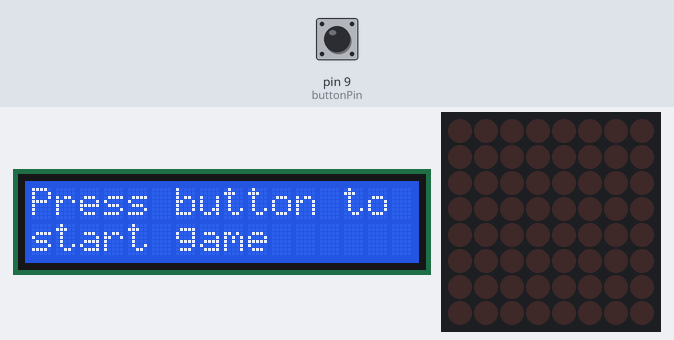
Bench run of a sketch on a simulated Arduino Uno, built with avr-gcc and run on an emulated ATmega328P. On the bench: 16×2 character LCD, 8×8 LED matrix. Inputs (shaded band) come from the test bench; at power-on: pin 9 (buttonPin) LOW.

Above: at 1.2 s.
1.3 s: pin 9 (buttonPin) pulled HIGH for 0.15 s
At 2.1 s:
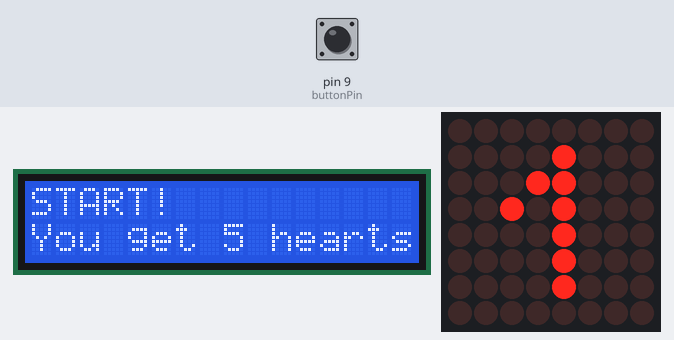
3.9 s: pin 9 (buttonPin) pulled HIGH for 1 s
At 4.53 s:
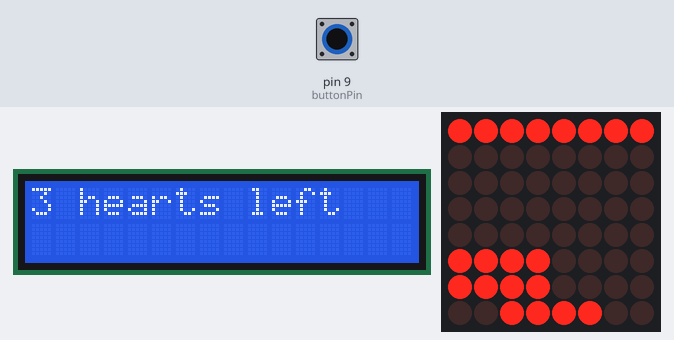
6.4 s: pin 9 (buttonPin) pulled HIGH for 3.2 s
At 8.1 s:
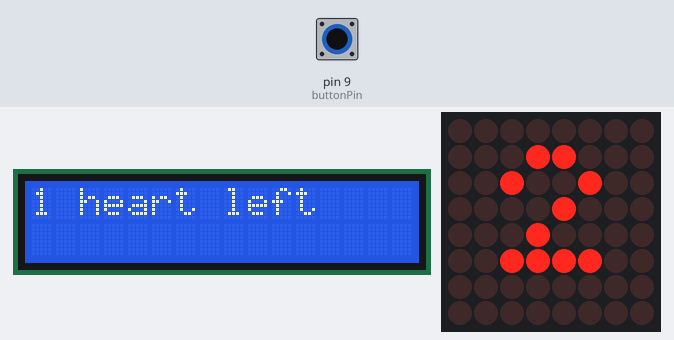
11.1 s: pin 9 (buttonPin) pulled HIGH for 0.15 s
At 11.43 s:
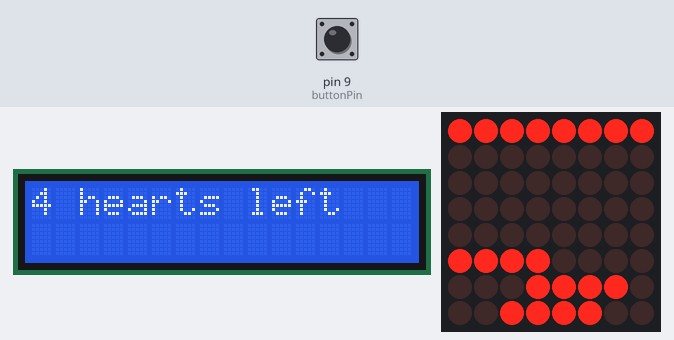
12.8 s: pin 9 (buttonPin) pulled HIGH for 1 s
At 13.41 s:
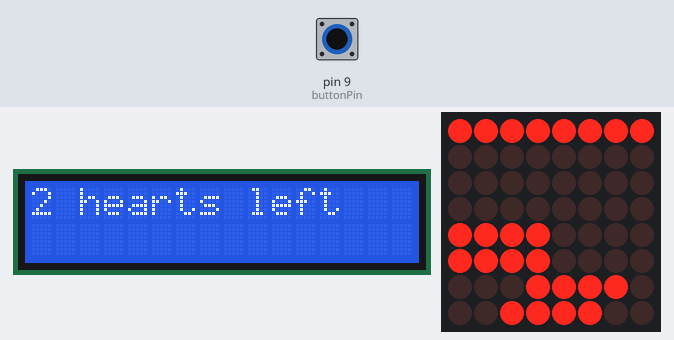
15.3 s: pin 9 (buttonPin) pulled HIGH for 3.2 s
At 19.1 s:
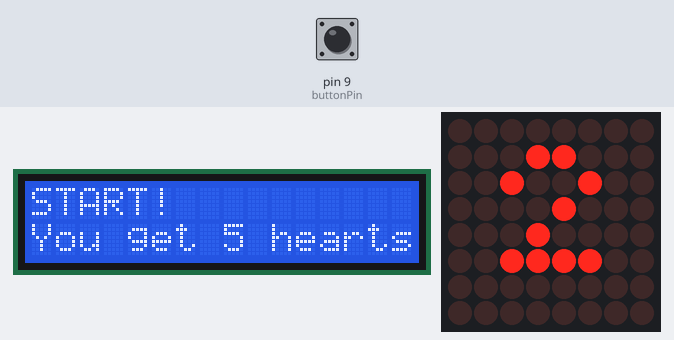

The sketch:

ProiectMatriceKubinschiSofia352.ino
```cpp
#include "LedControl.h"
#include <LiquidCrystal.h>
LedControl lc = LedControl(12, 11, 10, 1); //DIN, CLK, LOAD, No. DRIVER
// pin 12 is connected to the MAX7219 pin 1
// pin 11 is connected to the CLK pin 13
// pin 10 is connected to LOAD pin 12
// 1 as we are only using 1 MAX7219
LiquidCrystal lcd(2, 3, 4, 5, 6, 7);
unsigned long lastUpdate = 0;
const int buttonPin = 9;
int delayTime = 60;
int buttonState = 0;
int level = 0;
int life = 5;
int matrix[8][8] = {0};
int stopped;
int reset;
int fullCol;

void setup()
{
 lc.shutdown(0, false); // turn off power saving, enables display
 lc.setIntensity(0, 2); // sets brightness (0~15 possible values)
 lc.clearDisplay(0);// clear screen
 Serial.begin(9600);
 pinMode(buttonPin, INPUT);
 lcd.begin(16, 2);
 lcd.clear();
 lcd.setCursor(0,0);
 lcd.print("Press button to");
 lcd.setCursor(0,1);
 lcd.print("start game");
}

void drawOne()                 //function drawing 1 on the matrix
{
 lc.clearDisplay(0);
 lc.setLed(0, 3, 2, true);
 lc.setLed(0, 2, 3, true);
 lc.setLed(0, 1, 4, true);
 lc.setLed(0, 2, 4, true);
 lc.setLed(0, 3, 4, true);
 lc.setLed(0, 4, 4, true);
 lc.setLed(0, 5, 4, true);
 lc.setLed(0, 6, 4, true);
}

void drawTwo()                 //function drawing 2 on the matrix
{
 lc.setLed(0, 1, 3, true);
 lc.setLed(0, 1, 4, true);
 lc.setLed(0, 2, 2, true);
 lc.setLed(0, 2, 5, true);
 lc.setLed(0, 3, 4, true);
 lc.setLed(0, 4, 3, true);
 lc.setLed(0, 5, 2, true);
 lc.setLed(0, 5, 3, true);
 lc.setLed(0, 5, 4, true);
 lc.setLed(0, 5, 5, true);
}

void drawThree()               //function drawing 3 on the matrix
{
 lc.setLed(0, 1, 3, true);
 lc.setLed(0, 1, 4, true);
 lc.setLed(0, 2, 2, true);
 lc.setLed(0, 2, 5, true);
 lc.setLed(0, 3, 4, true);
 lc.setLed(0, 4, 3, true);
 lc.setLed(0, 5, 4, true);
 lc.setLed(0, 6, 5, true);
 lc.setLed(0, 6, 2, true);
 lc.setLed(0, 7, 3, true);
 lc.setLed(0, 7, 4, true);
}

void drawFour()                //function drawing 4 on the matrix
{
 lc.setLed(0, 1, 4, true);
 lc.setLed(0, 2, 3, true);
 lc.setLed(0, 3, 2, true);
 lc.setLed(0, 3, 3, true);
 lc.setLed(0, 3, 4, true);
 lc.setLed(0, 3, 5, true);
 lc.setLed(0, 4, 4, true);
 lc.setLed(0, 5, 4, true);
 lc.setLed(0, 6, 4, true);
}

void drawSad()                 //function drawing a sad smiley on the matrix
{
 lc.setLed(0, 1, 1, true);
 lc.setLed(0, 2, 1, true);
 lc.setLed(0, 1, 2, true);
 lc.setLed(0, 2, 2, true);
 lc.setLed(0, 1, 5, true);
 lc.setLed(0, 1, 6, true);
 lc.setLed(0, 2, 5, true);
 lc.setLed(0, 2, 6, true);
 lc.setLed(0, 6, 1, true);
 lc.setLed(0, 5, 2, true);
 lc.setLed(0, 5, 3, true);
 lc.setLed(0, 5, 4, true);
 lc.setLed(0, 5, 5, true);
 lc.setLed(0, 6, 6, true);
}

void drawHeart()               //function drawing a heart on the matrix
{
 lc.setLed(0, 1, 2, true);
 lc.setLed(0, 1, 6, true);
 lc.setLed(0, 2, 1, true);
 lc.setLed(0, 2, 3, true);
 lc.setLed(0, 2, 5, true);
 lc.setLed(0, 2, 7, true);
 lc.setLed(0, 3, 1, true);
 lc.setLed(0, 3, 4, true);
 lc.setLed(0, 3, 7, true);
 lc.setLed(0, 4, 1, true);
 lc.setLed(0, 4, 7, true);
 lc.setLed(0, 5, 2, true);
 lc.setLed(0, 5, 6, true);
 lc.setLed(0, 6, 3, true);
 lc.setLed(0, 6, 5, true);
 lc.setLed(0, 7, 4, true);
}

void clearMatrix()              //function that clears the matrix
{
 for (int i = 0; i < 8; i++)
 {
  for (int j = 0; j < 8; j++)
  {
    matrix[i][j] = 0;
  }
 }
}

void showMatrix()                  //function used for verifying the matrix
{
 for (int i = 0; i < 8; i++)
 {
  for (int j = 0; j < 8; j++)
  {
    Serial.print(matrix[i][j]);
  }
  Serial.println(" ");
 }
}

void checkMatrix()                  //function that checks whether a full column is lit or not
{
 fullCol = 1;
 int count = 0;
 if (level == 3 || level == 1)
 {
   for (int i = 0; i < 8; i++)
   {
     if (matrix[i][3] == 0)
     {
       fullCol = 0;
     }
   }
   if (fullCol == 1)
   {
     count++;
     fullCol = 1;
     for (int i = 0; i < 8; i++)
     {
       if (matrix[i][4] == 0)
       {
         fullCol = 0;
       }
     }
     if (fullCol == 1)
     {
       count++;
     }
     if (count >= 1)
     {
       fullCol = 1;
     }
   }
 }
  if (level == 2)
  {
    for (int i = 1; i < 7; i++)
    {
      if (matrix[i][3] == 0)
      {
        fullCol = 0;
      }
    }
    if (fullCol == 1)
    {
      count++;
      fullCol = 1;
      for (int i = 1; i < 7; i++)
      {
        if (matrix[i][4] == 0)
        {
          fullCol = 0;
        }
      }
    }
    if (fullCol == 1)
    {
      count++;
      fullCol = 1;
      for (int i = 1; i < 7; i++)
      {
        if (matrix[i][5] == 0)
        {
          fullCol = 0;
          if (count >= 1)
          {
            fullCol = 1;
          }
        }
      }
    }
  }
}

void drawBase(int length)               //function that draws the base line with a given length
{
 switch (length)
 {
    case 4:
    {
      for (int col = 2; col < 6; col++)
      {
        lc.setLed(0, 7, col, true);
        matrix[7][col] = 1;
      }
      break;
    }
    case 3:
    {
      for(int col = 3; col < 6; col++)
      {
        lc.setLed(0, 7, col, true);
        matrix[7][col] = 1;
      }
      break;
    }
    case 2:
    {
      lc.setLed(0,7,3,true);
      lc.setLed(0,7,4,true);
      matrix[7][3] = 1;
      matrix[7][4] = 1;
      break;
    }
    case 1:
    {
      lc.setLed(0,7,4,true);
      matrix[7][4] = 1;
      break;
    }
 }
}

void valid(int length)                    //function that checks if the current line is at the end of the row
{
 if (level == 4)
 {
   if (stopped-length != 4)
   {
      reset = 1;
   }
 }
 if (level == 3)
 {
   if (stopped-length < 2 || stopped-length > 4)
   {
     reset = 1;
   }
 }
 if (level == 2)
 {
   if (stopped-length < 1 || stopped-length > 5)
   {
     reset = 1;
   }
 }
 if (level == 1)
 {
   if (stopped-length > 4)
   {
     reset = 1;
   }
 }
}

void lifePrint()                  //function that prints the current number of hearts left in the current game
{
  lcd.clear();
  if (life == 1)
  {
    lcd.print(life);
    lcd.print(" heart left");
  }
  else
  {
    lcd.print(life);
    lcd.print(" hearts left");
  }
}

void movement(int rowNumber, int length)            //function that moves the line on the matrix
{
 if (life == 0)
 {
   level = 5;
   return 0;
 }
 for (int col = 0; col < length; col++)
 {
   if ((millis() - lastUpdate) >= delayTime)
   {
     lastUpdate = millis();
     lc.setLed(0, rowNumber, col, true);
     matrix[rowNumber][col] = 1;
   }
   else
   {
     col--;
   }
 }
 int i = length-1;
 int pressed = 0;
 while (i < 13)
 {
   if ((millis() - lastUpdate) >= delayTime)
   {
     lastUpdate = millis();
     if(digitalRead(buttonPin) == HIGH)
     {
       stopped = i;
       pressed = 1;
       i = 14;
     }
     else if(i < 8)
     {
       lc.setLed(0, rowNumber, i, true);
       matrix[rowNumber][i] = 1;
       lc.setLed(0, rowNumber, i-length, false);
       matrix[rowNumber][i-length] = 0;
     }
     else
     {
       lc.setLed(0, rowNumber, i-length, false);
       matrix[rowNumber][i-length] = 0;
     }
     i++;
   }
 }
 reset = 0;
 valid(length);
 if (i == 13 || reset == 1)
 {
   life--;
   lcd.clear();
   lifePrint();
   for (int clr = 0; clr < 8; clr++)
   {
      lc.setLed(0, rowNumber, clr, false);
      matrix[rowNumber][clr] = 0;
   }
   movement(rowNumber, length);
 }
 else if (rowNumber > 1)
 {
   movement(rowNumber-1, length);
 }
 else
 {
   checkMatrix();
   if (fullCol == 1)
   {
     level++;
   }
   else
   {
     life--;
     lifePrint();
   }
 }
}

void userInterraction()                    //function that checks if the button is pressed or not
{
 buttonState = digitalRead(buttonPin);
 if (buttonState == HIGH)
 {
   level = 1;
   lcd.clear();
   lcd.print("START!");
   lcd.setCursor(0,1);
   lcd.print("You get 5 hearts");
 }
 else
 {
   buttonState = 0;
 }
}

void drawUpperLine()                 //function that lights the upper line of the matrix
{
 for (int col = 0; col < 8; col++)
 {
   lc.setLed(0, 0, col, true);
   matrix[0][col] = 1;
 }
}

void firstLevel()                   //function that specifies the parameters and functions used in the first level
{
 int length = 4;
 int rowNumber = 6;
 drawBase(length);
 movement(rowNumber, length);
}

void secondLevel()                   //function that specifies the parameters and functions used in the second level
{
 int length = 3;
 int rowNumber = 6;
 drawBase(length);
 movement(rowNumber, length);
}

void thirdLevel()                    //function that specifies the parameters and functions used in the third level
{
 int length = 2;
 int rowNumber = 6;
 drawBase(length);
 movement(rowNumber, length);
}

void fourthLevel()                   //function that specifies the parameters and functions used in the fourth level
{
 int length = 1;
 int rowNumber = 6;
 drawBase(length);
 movement(rowNumber, length);
}

void fullMatrix()                      //function that lights all the leds of the matrix
{
 for (int row = 0; row < 8; row++)
 {
   for (int col = 0; col < 8; col++)
   {
     lc.setLed(0, row, col, true);
   }
 }
}

void gameOver()                //function for printing and ending the game
{
 lcd.clear();
 if (life == 0)
 {
   drawSad();
   lcd.clear();
   lcd.print("YOU LOSE!");
 }
 else
 {
   drawHeart();
   lcd.clear();
   lcd.print("YOU WIN!");
 }
 delay(250);
 lcd.setCursor(0,1);
 lcd.print("Press to play");
 level = 0;
 life = 5;
}

void loop()
{
 if (level == 0)
 {
   userInterraction();
 }
 switch (level)
 {
       case 1:
       {
         lc.clearDisplay(0);
         clearMatrix();
         drawOne();
         delay(1000);
         lc.clearDisplay(0);
         drawUpperLine();
         firstLevel();
         break;
       }
       case 2:
       {
         lc.clearDisplay(0);
         clearMatrix();
         drawTwo();
         delay(1000);
         lc.clearDisplay(0);
         drawUpperLine();
         secondLevel();
         break;
       }
       case 3:
       {
         lc.clearDisplay(0);
         clearMatrix();
         drawThree();
         delay(1000);
         lc.clearDisplay(0);
         drawUpperLine();
         thirdLevel();
         break;
       }
       case 4:
       {
         lc.clearDisplay(0);
         clearMatrix();
         drawFour();
         delay(1000);
         lc.clearDisplay(0);
         drawUpperLine();
         fourthLevel();
         break;
       }
       case 5:
       {
         lc.clearDisplay(0);
         gameOver();
         break;
       }
 }
}
```

Measured:
- after the input at 1.3 s, the display: changes at once (image 1)
- after the input at 3.9 s, the display: first differs from a run without the input after 0.39 s (image 2 shows a later state)
- after the input at 11.1 s, the display: first changes after 0.10 s (image 4 shows a later state)
- after the input at 12.8 s, the display: first differs from a run without the input after 0.38 s (image 5 shows a later state)
- what the display in image 3 shows lasts 1.0 s, from 7.4 s to 8.4 s
